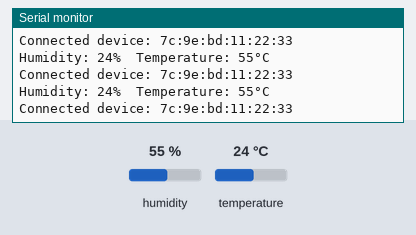
Simulated run of this program. Board: Arduino Uno R4 WiFi. On the bench: the last lines printed to the serial monitor. The inputs (shaded band) are chosen by the test bench; at power-on: humidity 55 %, temperature 24 °C. Nothing arrives over Bluetooth unless stated; a phone connects over Bluetooth LE 3 s after start.

Above: at 4.5 s.
4.6 s: humidity set to 22 %
At 5.13 s:
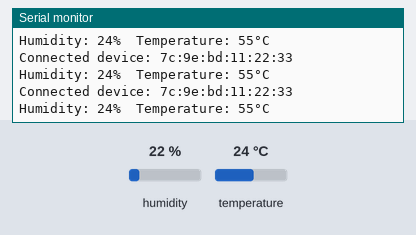
6.1 s: temperature set to 12 °C
At 6.8 s:
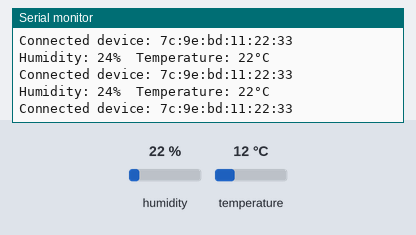
7.6 s: humidity set to 40 %
At 8.5 s:
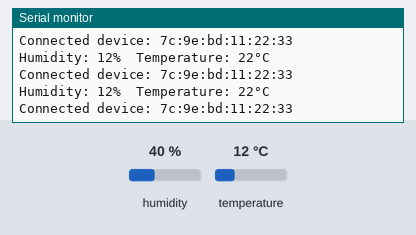
Timing chart, 0 to 10.6 s (numbered marks = the images above; inputs shaded):
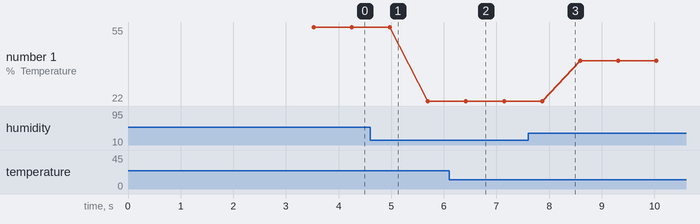

The program:

main.cpp
```cpp
#include <Arduino.h>
#include <ArduinoBLE.h>
#include <DHT11.h>

#define DHT_PEN 2

// Temperature and humidity setup
BLEService temperatureService("33955990-7c98-41ac-aaed-dbf9d17bcba7");
BLEIntCharacteristic temperatureChar("a2e655b6-f452-4974-9798-7757be7c7b52", BLERead | BLENotify);
BLEIntCharacteristic humidityChar("5bdf3285-1514-46c0-80fb-89140999810c", BLERead | BLENotify);
DHT11 dht11(DHT_PEN);

void setup() {
    Serial.begin(9600);

    if (!BLE.begin()) {
        Serial.println("Starting BLE failed!");
        while (1);
    }

    Serial.println("DHT11 sensor found..");
    BLE.setLocalName("Arduino-Weather");
    BLE.setAdvertisedService(temperatureService);
    temperatureService.addCharacteristic(temperatureChar);
    temperatureService.addCharacteristic(humidityChar);
    BLE.addService(temperatureService);

    BLE.advertise();
    Serial.println("Arduino-Weather Ble Peripheral Active...");
}

void loop() {
    BLEDevice central = BLE.central();

    if (central && central.connected()) {
        Serial.print("Connected device: ");
        Serial.println(central.address());

        int temperature;
        int humidity;

        int result = dht11.readTemperatureHumidity(temperature, humidity);

        if (result != DHT11::ERROR_CHECKSUM && result != DHT11::ERROR_TIMEOUT) {
            Serial.print("Humidity: ");
            Serial.print(temperature);
            Serial.print("%  Temperature: ");
            Serial.print(humidity);
            Serial.println("°C");

            temperatureChar.writeValue(temperature);
            humidityChar.writeValue(humidity);

            delay(200);
        } else {
            Serial.println(dht11.getErrorString(result));
        }

    } else {
        Serial.println("No device connected...");
    }
}
```

Measured:
- plotted number 1: 22 → 40 after the input at 7.6 s
